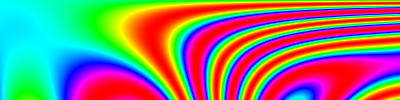
Frame 1 (no input)
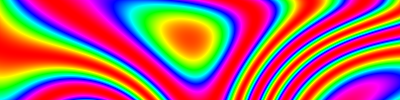
Frame 60 (the mouse pressed at the canvas centre just before this capture)
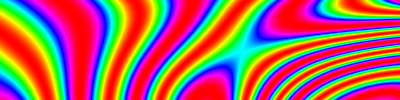
Frame 120 (the mouse held since frame 60 and released just before this capture)

The Processing sketch that drew these frames (run headless with seeded random() and noise(); from frame 60 on, the mouse is pressed at the canvas centre):

// Processing sketch: processing_183567
// ── processing_183567.pde

void setup() {
  size(400, 100);
  colorMode(HSB);
}
void draw() {
  loadPixels();
  for(int x=0; x<width; x++) {
    for(int y=0; y<height; y++) {
      float f = frameCount / 50.0;
      float k = 1 + 0.5*sin(f*0.1);
      float n = 20 *
        sin(f + sin(k*y/99.0)*k*x/161.0 - k*y/323.0) *
        sin(-f*0.8 - k*x/249.0 + sin(k*x/79.0)*k*y/118.0);
      pixels[x + y*width] = color(128 + 128 * sin(n), 255, 255);
    }
  }
  updatePixels();
}
